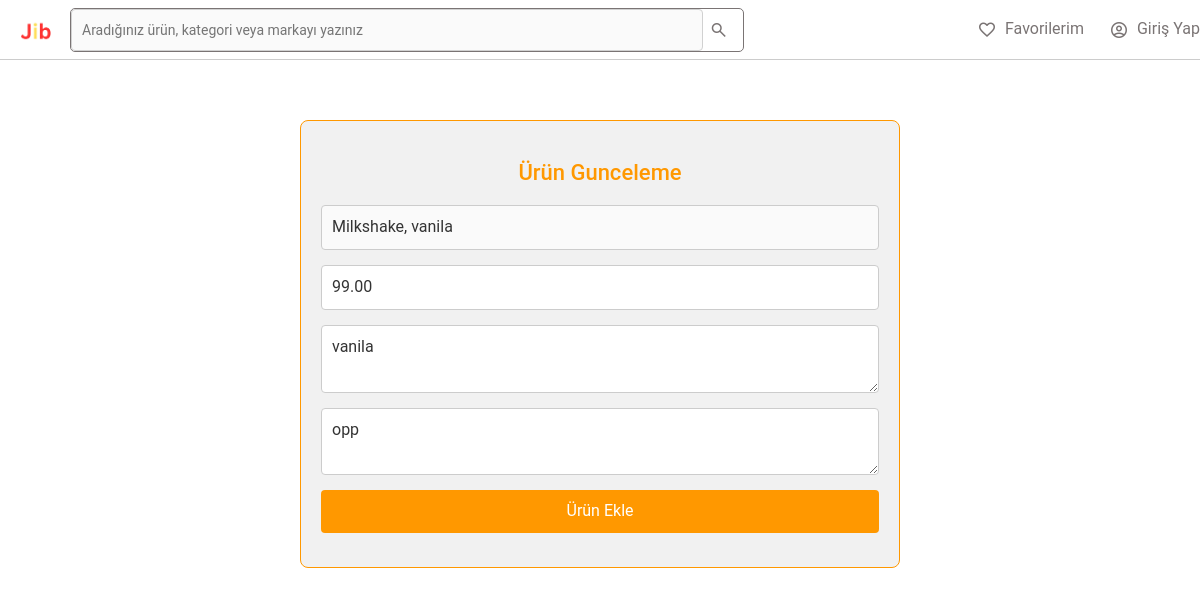
The page /Jib/update_product/2 on the database its author committed.
### Jib/models.py (models this page shows, shortened)
class Product(models.Model):
     name=models.CharField(max_length=100 ,blank=False)
     price=models.DecimalField(decimal_places=2 ,max_digits=10)
     discription=models.CharField(max_length=100)
     restaurant=models.ForeignKey(Restaurant ,related_name='product' ,on_delete=models.CASCADE )
     image=models.ImageField(upload_to='images/' )
     type=models.CharField(max_length=50 ,default='Drink')
     p_counter=models.IntegerField(default=0)

### Jib/views.py (the view)
# urls.py: path('update_product/<int:product_id>', views.update_product, name='update_product'),
def update_product(request ,product_id):
       product=Product.objects.get(pk=product_id)
       return render(request ,'restaurant_is_things/add_product.html',{'product':product} )

### Jib/templates/restaurant_is_things/add_product.html (shortened to what this page needs)
{% extends 'main/layout.html' %}
{% block content %}
<div  class="update-product">
    <div id="product-form"  >
        <h2>Ürün Gunceleme</h2>
        <form action="{% url 'confirm_productUpdate'  %}" method="POST" enctype="multipart/form-data">
            <div>
                <input type="text" id="name" value="{{ product.name }}" name="name" >
            </div>
            <div>
                <input type="number" id="price" value="{{ product.price }}" name="price" >
            </div>
            <div>
                <textarea id="description" name="discription"    >{{ product.discription }}</textarea>
            </div>
            <div>
                <textarea id="type" name="type"    >{{ product.type }}</textarea>
            </div>
                <button type="submit">Ürün Ekle</button>
        </form>
    </div>
</div>
{% endblock %}

### Jib/static/css/head.css (style rules this page uses)
body { background-color: #f0f2f5; font-family: 'Arial', sans-serif; margin: 0; }

### Jib/static/css/regis/cust.css (style rules this page uses)
body { background-color: #f7f8fc; font-family: 'Roboto', sans-serif; color: #333; }
input[type="email"], input[type="password"], input[type="text"] { width: 100%; padding: 10px; border: 1px solid #d1d1d1; border-radius: 4px; background-color: #fafafa; transition: border-color 0.3s ease, box-shadow 0.3s ease; }

### Jib/static/css/footer.css (style rules this page uses)
body { padding-bottom: 80px; }

### Jib/static/css/res.css (style rules this page uses)
#product-form { margin-top: 20px; padding: 20px; background-color: #f1f1f1; border-radius: 8px; width: 600px; border: solid 1px #FF9800; }
#product-form h2 { font-size: 22px; margin-bottom: 20px; color: #FF9800; }
#product-form form { display: flex; flex-direction: column; }
#product-form form div { margin-bottom: 15px; }
#product-form input[type="text"], #product-form input[type="number"], #product-form textarea { width: 100%; padding: 10px; border: 1px solid #ccc; border-radius: 4px; font-size: 16px; }
#product-form button[type="submit"] { background-color: #FF9800; color: white; border: none; padding: 10px 15px; border-radius: 4px; cursor: pointer; font-size: 16px; }
.update-product { display: flex; justify-content: center; margin-top: 100px; margin-bottom: 100px; }
.update-product h2 { text-align: center; }

### Jib/static/css/confirm.css (style rules this page uses)
body { background-color: #fff; }
h1, h2 { color: #111; margin-bottom: 10px; }

### rows shown on the page
Product: name "Milkshake, vanila", price "99.00", discription "vanila", type "opp"
